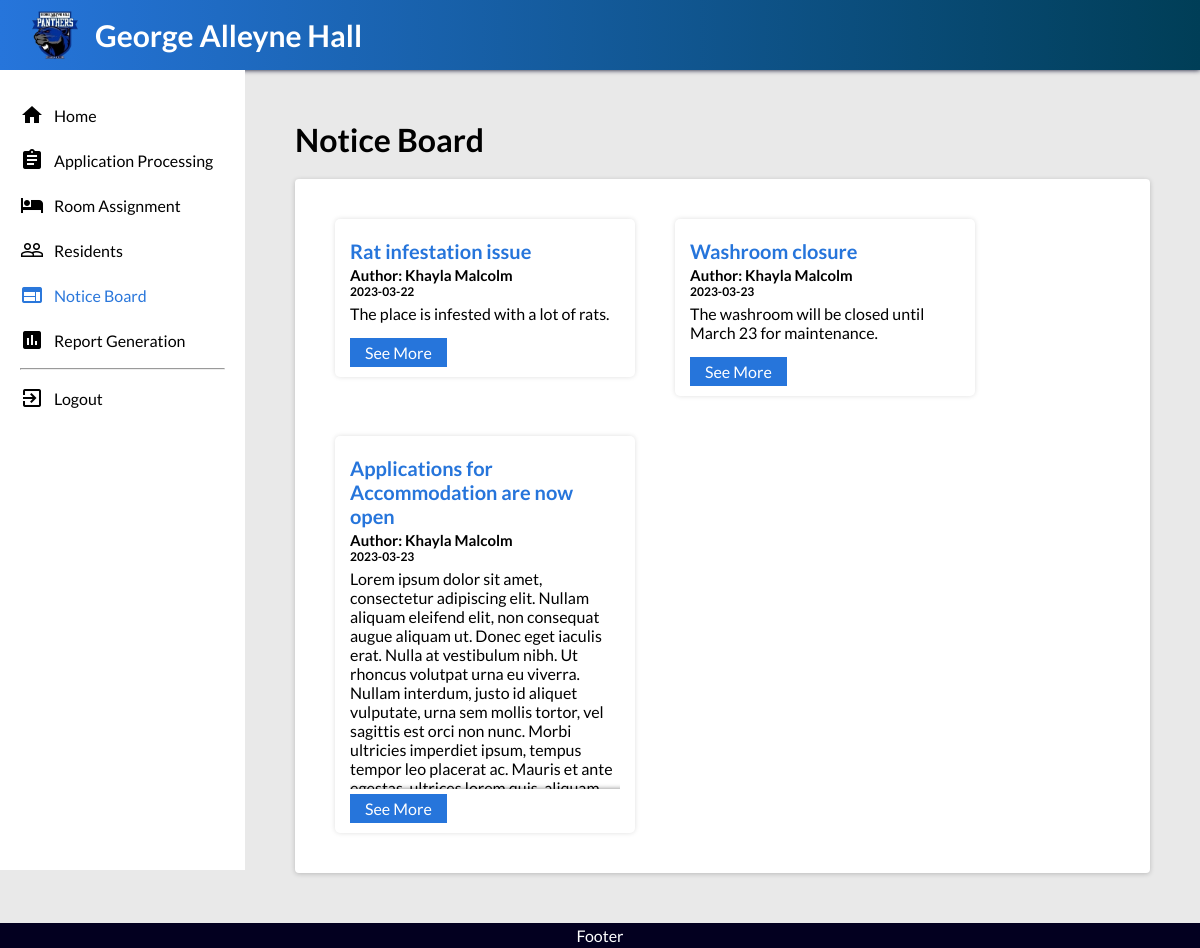
The app's page /pages/noticeBoard.php (signed in) with its own data.
### tables this page shows
CREATE TABLE `Notices` (
  `id` int(11) NOT NULL auto_increment,
  `author` int(11) NOT NULL,
  `post_date` date NOT NULL,
  `title` varchar(100) NOT NULL default ' ',
  `date` date NULL,
  `time` varchar(100) NOT NULL default ' ',
  `location` varchar(100) NOT NULL default ' ',
  `description` varchar(4000) NOT NULL default ' ',
PRIMARY KEY (`id`)
);

CREATE TABLE `Residents` (
  `First Name` varchar(50) NOT NULL default ' ',
  `Last Name` varchar(50) NOT NULL default ' ',
  `Middle Initial` varchar(10) NOT NULL default ' ',
  `Resident ID` int(11) NOT NULL auto_increment,
  `Position` varchar(50) NOT NULL default 'Resident',
  `DOB` date DEFAULT NULL,
  `Nationality` varchar(75) NOT NULL default ' ',
  `Gender` varchar(10) NOT NULL default ' ',
  `Marital Status` varchar(20) NOT NULL default ' ',
  `Family Type` varchar(50) NOT NULL default ' ',
  `Home Address` varchar(100) NOT NULL default ' ',
  `Mailing Address` varchar(100) NOT NULL default ' ',
  `Email Address` varchar(75) NOT NULL default ' ',
  `Phone Number` varchar(15) default ' ',
  `ID Number` int(11) NOT NULL,
  `Contact Name` varchar(50) NOT NULL default ' ',
  `Contact Relationship` varchar(50) NOT NULL default ' ',
  `Contact Telephone` varchar(15) NOT NULL default ' ',
  `Contact Address` varchar(100) NOT NULL default ' ',
  `Contact Email` varchar(75) NOT NULL default ' ',
  `Level of Study` varchar(25) NOT NULL default ' ',
  `Year of Study` varchar(15) NOT NULL default ' ',
  `Programme Name` varchar(50) NOT NULL default ' ',
  `Faculty Name` varchar(75) NOT NULL default ' ',
  `Name of School` varchar(75) NOT NULL default ' ',
  `Room Number` varchar(10) default ' ',
PRIMARY KEY (`Resident ID`)
);

### classes/DB.class.php (called while the page is built, shortened)
<?php
class DB {
    private $host = 'localhost';
    private $username = 'root';
    private $password = '';
    private $dbname = 'georgealleyne';
    public function connect() {
        $conn = new PDO("mysql:host=$this->host;dbname=$this->dbname;charset=utf8mb4", $this->username, $this->password);
        return $conn;
    }
}

### classes/Notice.class.php (called while the page is built, shortened)
<?php
class Notice {
    private $noticeID;
    private $author;
    private $postDate;
    private $noticeDetails;
    public function __construct($noticeID, $author, $postDate, $title, $date, $time, $location, $description) {
        $this->noticeID = $noticeID;
        $this->author = $author;
        $this->postDate = $postDate;
        $this->noticeDetails = new NoticeDetails($title, $date, $time, $description, $location);
    }
    public function getNoticeID() {
        return $this->noticeID;
    }
    public function getAuthor() {
        return $this->author;
    }
    public function getPostDate() {
        return $this->postDate;
    }
    public function getNoticeDetails() {
        return $this->noticeDetails;
    }
}
?>

### pages/classAutoloader.php (called while the page is built, shortened)
<?php
function myAutoLoader($className){
    $path = "../classes/";
    $extension = ".class.php";
    $fullPath = $path.$className.$extension;
}
?>

### classes/NoticeDetails.class.php (called while the page is built, shortened)
<?php
class NoticeDetails {
    private $title;
    private $description;
    public function __construct(
        $title, $date, $time, $description, $location
    )
    {
        $this->title = $title;
        $this->description = $description;
    }
    public function getTitle() {
        return $this->title;
    }
    public function getDescription() {
        return $this->description;
    }
}
?>

### classes/Resident.class.php (called while the page is built, shortened)
<?php
class Resident {
    private $firstName;
    private $lastName;
    public function __construct(
        $firstName, $lastName, $middleInitial, $residentID, $position,
        $DOB, $nationality, $gender, $maritalStatus, $familyType,
        $homeAddress, $mailingAddress, $emailAddress, $phoneNumber, $studentID, $contactName,
        $contactRelationship, $contactPhone, $contactAddress, $contactEmail, $levelOfStudy,
        $yearOfStudy, $programme, $faculty, $school, $roomNumber
    ){
        $this->firstName = $firstName;
        $this->lastName = $lastName;
    }
    public function getFirstName(){
        return $this->firstName;
    }
    public function getLastName(){
        return $this->lastName;
    }
}

### classes/NoticeBoard.class.php (the view, shortened to what this page needs)
<?php
class NoticeBoard {
    private $db;
    private $noticeList;
    public function __construct() {
        $this->db = new DB();
        $this->noticeList = $this->getAllNotices();
    }
    public function getAllNotices() {
        $stmt = $this->db->connect()->prepare("SELECT * FROM notices");
        $stmt->execute();
        $results = $stmt->fetchAll(PDO::FETCH_ASSOC);
        $noticeList = [];
        foreach ($results as $row){
            $stmt2 = $this->db->connect()->prepare("SELECT * FROM residents WHERE `Resident ID` = :residentID");
            $stmt2->bindValue(':residentID', $row['author'], PDO::PARAM_STR);
            $stmt2->execute();
            $results2 = $stmt2->fetchAll(PDO::FETCH_ASSOC)[0];
            $author = new Resident(
                $results2['First Name'], $results2['Last Name'], $results2['Middle Initial'], $results2['Resident ID'], $results2['Position'],
                $results2['DOB'], $results2['Nationality'], $results2['Gender'], $results2['Marital Status'], $results2['Family Type'], $results2['Home Address'],
                $results2['Mailing Address'], $results2['Email Address'], $results2['Phone Number'], $results2['ID Number'], $results2['Contact Name'],
                $results2['Contact Relationship'], $results2['Contact Telephone'], $results2['Contact Address'], $results2['Contact Email'], $results2['Level of Study'],
                $results2['Year of Study'], $results2['Programme Name'], $results2['Faculty Name'], $results2['Name of School'], $results2['Room Number']
            );
            $notice = new Notice(
              $row['id'], $author, $row['post_date'], $row['title'], $row['date'],
              $row['time'], $row['location'], $row['description']
            );
            array_push($noticeList, $notice);
        }
        return $noticeList;
    }
    public function displayNotices($editAuth) {
        $dataToDisplay = "";
        foreach ($this->noticeList as $notice){
            $dataToDisplay .= "<div class=\"notice\">";
            $dataToDisplay .= "<div class=\"top\">";
            $dataToDisplay .= "<h2>" . $notice->getNoticeDetails()->getTitle() . "</h2>";
            $dataToDisplay .= "<h3 class=\"author\">Author: " . $notice->getAuthor()->getFirstName() . " " . $notice->getAuthor()->getLastName() . "</h3>";
            $dataToDisplay .= "<h3 class=\"date\">" . $notice->getPostDate() . "</h3>";
            $dataToDisplay .= "</div>";
            $dataToDisplay .= "<div class=\"content\">";
            $dataToDisplay .= $notice->getNoticeDetails()->getDescription();
            $dataToDisplay .= "</div>";
            $dataToDisplay .= "<a class=\"see-more\" href=\"./viewNotice.php?id=". $notice->getNoticeID() ."\">See More</a>";
            $dataToDisplay .= "</div>";
        }
        return $dataToDisplay;
    }
}
?>

### pages/noticeBoard.php (shortened to what this page needs)
<?php
include 'classAutoloader.php';
$noticeBoard = new NoticeBoard();
$editAuthentified = false;
$notices = $noticeBoard->displayNotices($editAuthentified);
?>
<!DOCTYPE html>
<html lang="en">
<head>
    <link rel="stylesheet" href="css/main.css">
    <link rel="stylesheet" href="css/noticeBoard.css">
</head>
<body>
    <?php include '_header.php'; ?>
    <div class="container">
        <?php include '_navigation.php'; ?>
        <main>
            <header>
                <h1 class="title">Notice Board</h1>
            </header>
            <section>
                <div class="notices">
                    <?php echo $notices; ?>
                </div>
            </section>
        </main>
    </div>
    <?php include '_footer.php' ?>
</body>
</html>

### pages/_header.php
<nav>
    <img src="../resources/logo.png" alt="George Alleyne Hall Logo" srcset="">
    <p>George Alleyne Hall</p>
</nav>

### pages/_navigation.php
<aside class="sidebar">
    <ul>
        <a href="./dashboard.php" <?php if(basename($_SERVER['PHP_SELF']) == "dashboard.php"){echo "class=\"currentPage\"";} ?> >
            <li>
                <i class="material-icons">home</i>
                Home
            </li>
        </a>
        <a href="./applicationProcessing.php" <?php if(basename($_SERVER['PHP_SELF']) == "applicationProcessing.php"){echo "class=\"currentPage\"";} ?> >
            <li>
                <i class="material-icons">assignment</i>
                Application Processing
            </li>
        </a>
        <a href="./roomAssignment.php" <?php if(basename($_SERVER['PHP_SELF']) == "roomAssignment.php"){echo "class=\"currentPage\"";} ?>>
            <li>
                <i class="material-icons">hotel</i>
                Room Assignment
            </li>
        </a>
        <a href="./residentProcessing.php" <?php if(basename($_SERVER['PHP_SELF']) == "residentProcessing.php"){echo "class=\"currentPage\"";} ?>>
            <li>
                <i class="material-icons">people_outline</i>
                Residents
            </li>
        </a>
        <a href="./noticeBoard.php" <?php if(basename($_SERVER['PHP_SELF']) == "noticeBoard.php"){echo "class=\"currentPage\"";} ?>>
            <li>
                <i class="material-icons">web</i>
                Notice Board
            </li>
        </a>
        <a href="./reportGeneration.php" <?php if(basename($_SERVER['PHP_SELF']) == "reportGeneration.php"){echo "class=\"currentPage\"";} ?>>
            <li>
                <i class="material-icons">assessment</i>
                Report Generation
            </li>
        </a>
        <hr>
        <a href="./logout.php" <?php if(basename($_SERVER['PHP_SELF']) == "logout.php"){echo "class=\"currentPage\"";} ?>>
            <li>
                <i class="material-icons">exit_to_app</i>
                Logout
            </li>
        </a>
    </ul>
</aside>

### pages/_footer.php
<footer>
    <p>Footer</p>
</footer>

### pages/css/main.css (style rules this page uses)
* { -moz-box-sizing: border-box; -webkit-box-sizing: border-box; box-sizing: border-box; }
body { margin: 0; background-color: rgb(233, 233, 233); font-family: 'Lato', sans-serif; }
h1, h2, h3, h4, h5, p { margin: 0; }
a, button { cursor: pointer; }
nav { display: flex; z-index: -10px; justify-content: flex-start; align-items: center; padding: 30px; height: 70px; background: linear-gradient(90deg, rgb(38, 117, 219) 0%, rgb(0, 62, 87) 100%); font-size: 30px; font-weight: bolder; color: white; box-shadow: 0 0px 5px rgb(0, 5, 36); }
nav img { margin-right: 15px; width: 50px; }
.container { display: flex; }
.sidebar { min-width: 245px; background-color: white; height: 100vh; position: sticky; top: 0; padding: 20px; }
.sidebar i { margin-right: 10px; }
.sidebar ul { list-style-type: none; margin: 0; padding: 0; }
.sidebar .currentPage { color: rgb(42, 119, 219); }
.sidebar hr { margin-top: 30px 0; }
.sidebar a { display: flex; align-items: center; height: 40px; text-decoration: none; color: black; margin: 5px 0; transition: 0.2s; }
.sidebar li { display: flex; align-items: center; }
main { padding: 50px; width: 100%; box-shadow: 0 0 10px rgba(black, black, black, 0.5); }
header { display: flex; justify-content: space-between; }
.title { margin-bottom: 20px; font-weight: bold; }
section { background-color: white; padding: 20px; width: 100%; box-shadow: 0px 1px 5px rgba(0, 0, 0, 0.2); border-radius: 4px; }
footer { display: flex; justify-content: center; align-items: center; width: 100%; height: 25px; color: white; background-color: rgb(3, 0, 32); }

### pages/css/noticeBoard.css (style rules this page uses)
.notices { display: flex; flex-wrap: wrap; }
.notice { width: 300px; border-radius: 5px; padding: 15px; box-shadow: 0 0 5px rgb(223, 223, 223); margin: 20px; position: relative; align-self: flex-start; }
.top h2 { color: rgb(38, 117, 219); font-size: 20px; margin-top: 5px; margin-bottom: 3px; }
.top .author { font-size: 15px; }
.top .date { font-size: 12px; }
.content { max-height: 220px; overflow: hidden; margin-top: 5px; margin-bottom: 10px; padding-bottom: 10px; }
.content.overflowed { box-shadow: inset 0 -10px 5px -10px rgba(0, 0, 0, 0.5); }
.see-more { border: 0; background-color: rgb(38, 117, 219); color: white; padding: 5px 15px; text-decoration: none; transition: 0.2s; }

### records on screen
notices: title "Rat infestation issue", post_date "2023-03-22", value "The place is infested with a lot of rats."
residents: First Name "Khayla", Last Name "Malcolm"
notices: title "Washroom closure", post_date "2023-03-23", value "The washroom will be closed until March 23 for maintenance."
notices: title "Applications for Accommodation are now open", post_date "2023-03-23", value "Lorem ipsum dolor sit amet, consectetur adipiscing elit. Nullam aliquam eleifend elit, non consequat augue aliquam ut. Donec eget iaculis erat. Nulla at vestibulum nibh. Ut rhoncus volutpat urna eu viverra. Nullam interdum, justo id aliquet vulputate, urna sem mollis tortor, vel sagittis est orci non nunc. Morbi ultricies imperdiet ipsum, tempus tempor leo placerat ac. Mauris et ante…"
